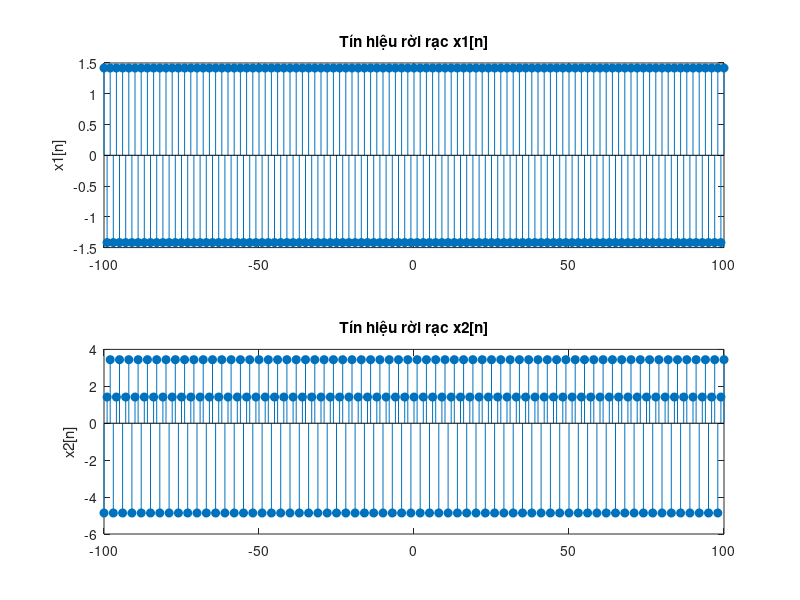

This chart was generated by the following MATLAB code:
A = input('Nhập biên độ A = ');
phi = input('Nhập góc phi = ');
n = -100:100; % Tạo vecto [-10 -9 ... 9 10]
x1 = A*cos(pi*n + phi);
x2 = A*cos((2/3)*pi*n + phi);

subplot(2,1,1); % Chia cửa sổ đồ thị thành 2 hàng và 1 cột, chọn vùng đầu tiên
stem(n,x1, "filled"); % Vẽ đồ thị rời rạc của x1 theo n
ylabel('x1[n]'); % Đặt nhãn cho trục y
title('Tín hiệu rời rạc x1[n]');
subplot(2,1,2);
stem(n,x2,"filled");
ylabel('x2[n]');
title('Tín hiệu rời rạc x2[n]');
